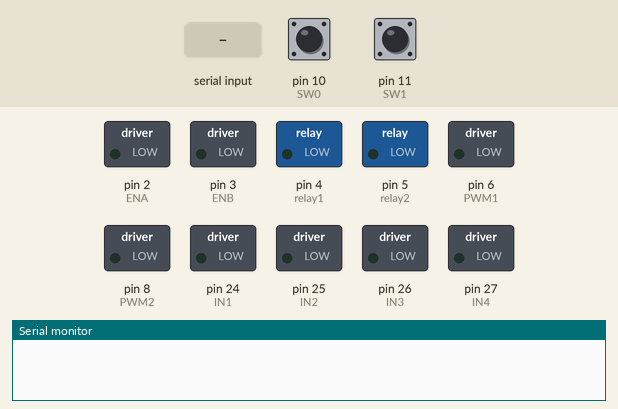
Recording of a sketch running on a simulated Arduino Mega 2560, built with avr-gcc and run on an emulated ATmega2560. On the bench: switched loads named in the sketch (green lamp = pin HIGH), the last lines printed to the serial monitor. The inputs (shaded band) are chosen by the test bench; at power-on: pin 11 (SW1) HIGH, pin 10 (SW0) HIGH.

Above: at 1.2 s.
1.3 s: "Q" received over Serial
At 3.6 s:
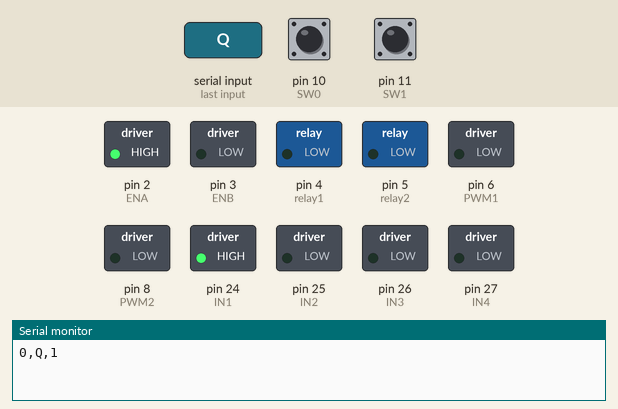
4.3 s: byte 80 ('P') received over Serial
At 5.9 s:
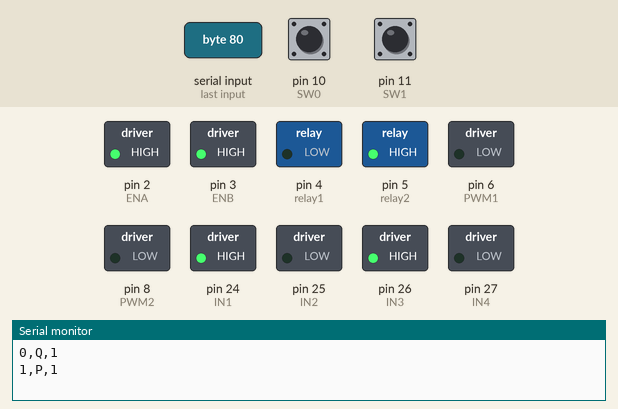
6.8 s: pin 11 (SW1) pulled LOW for 0.15 s
At 9.5 s:
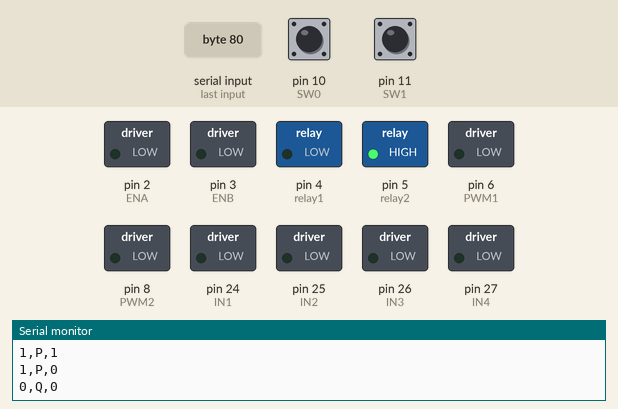
9.9 s: "W" received over Serial
At 11.3 s:
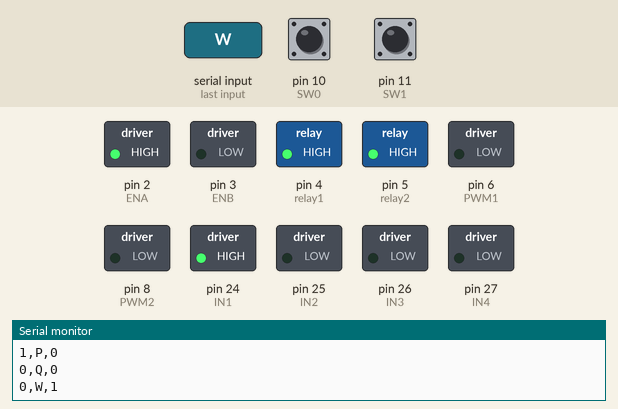
12.9 s: byte 77 ('M') received over Serial
At 15.5 s:
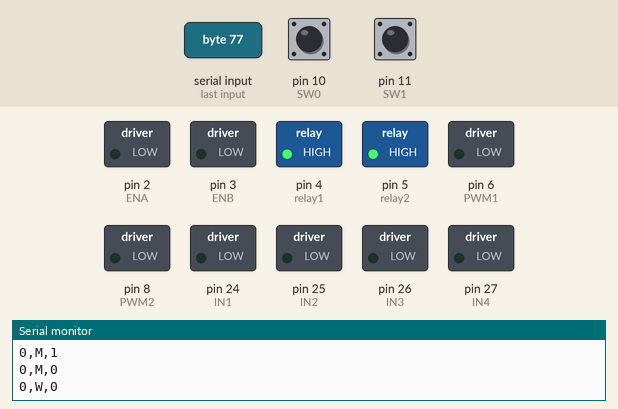
15.9 s: "O" received over Serial
At 18.3 s:
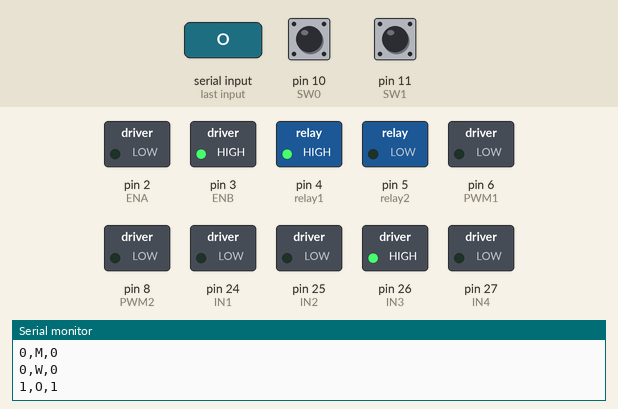
Timing chart, 0 to 21.7 s (numbered marks = the images above; inputs shaded):
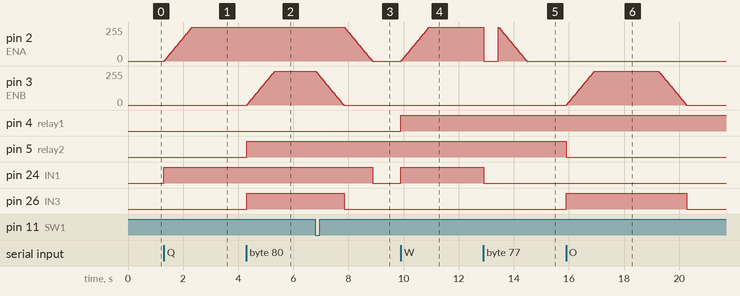

The sketch:

Telescopic_drive.ino
```cpp
/*
 Project Name : Built_In
 Subtitle : Telescopic_drive
 Reporting date : 21.11.30
 Update date : 22.01.11
 written by Smartcube HW Staff 'HEONSEOK HA'

 - Motor Spec -
 1. Refrigerator out door
 MOTOR0 = 5840_3650_40RPM
 2. Refrigerator push bar
 MOTOR1 = JGB37_3525_45RPM
*/

#include <MsTimer2.h>  //실시간으로 스위치 상태 체크하기위한 라이브러리
#include <Wire.h>

#define IN1 24
#define IN2 25
#define IN3 26
#define IN4 27
#define ENA 2
#define ENB 3
#define relay1 4
#define relay2 5

//아래는 보드에 모터, 스위치 PIN 연결
#define PWM1 6
#define FG1 7
#define PWM2 8
#define FG2 9
#define SW0 10
#define SW1 11

//ENA,ENB(0 ~ 255) : 속도 제어
//속도 가장 빠른 값 : 255

int switch0;  //Telescopic_drive_base에 부착되어, 함이 닫혔을 때, 눌린상태(0) 값 유지
int switch1;  //Cooling-cell-push-bar가 원점이면, 눌린상태(0) 값 유지
char msg[6];

int MOTOR0testms = 20;
int MOTOR0testpersist = 2200;
int MOTOR1testms = 20;
int MOTOR1testpersist = 2300;

void setup() {
  pinMode(ENA, OUTPUT);
  pinMode(ENB, OUTPUT);
  pinMode(IN1, OUTPUT);
  pinMode(IN2, OUTPUT);
  pinMode(IN3, OUTPUT);
  pinMode(IN4, OUTPUT);
  pinMode(PWM1, OUTPUT);
  pinMode(PWM2, OUTPUT);
  pinMode(relay1, OUTPUT);
  pinMode(relay2, OUTPUT);
  pinMode(FG1, INPUT);
  pinMode(FG2, INPUT);

  Serial.begin(9600);

  MsTimer2::set(20, switchcheck); //20ms마다 스위치 상태 측정하겠다.
  MsTimer2::start();

  pinMode(SW0, INPUT_PULLUP); //switch0;눌리지 않은 상태(기본 상태)에서 '1', 눌린 상태에서 '0' 출력
  pinMode(SW1, INPUT_PULLUP); //switch1;

  /*
  - TEST -
  Serial.println("type R >>> switchread");
  Serial.println("type Z >>> MOTOR0 CW");
  Serial.println("type X >>> MOTOR0 CCW");
  Serial.println("type C >>> MOTOR0 STOP");
  Serial.println("type A >>> MOTOR1 CW");
  Serial.println("type S >>> MOTOR1 CCW");
  Serial.println("type D >>> MOTOR1 STOP");

  - APPLY -
  Serial.println("type Q >>> MOTOR0OPEN");
  Serial.println("type W >>> MOTOR0CLOSE");
  Serial.println("type O >>> MOTOR1OPEN");
  Serial.println("type P >>> MOTOR1CLOSE");
  Serial.println("type M >>> MOTOR0 suddenSTOP");
  Serial.println("type L >>> MOTOR1 suddenSTOP");
  */
}

void wait(unsigned long duration_ms)
{
  unsigned long time_start = millis();
  unsigned long time_end = time_start;
  bool is_complete = false;
  while (!is_complete)
  {
    // 메시지 처리
    char req = Serial.read();
    brocker(req);

    unsigned long time_current = millis();

    if (time_current - time_start >= duration_ms)
    {
      time_end = millis();
      is_complete = true;
    }
  }
}

void MOTOR0OPEN()
{
  msg[0] = '0';
  msg[1] = ',';
  msg[2] = 'Q';
  msg[3] = ',';
  msg[4] = '1';
  Serial.println(msg);

  MOTOR0CW();
  wait(MOTOR0testpersist);
  MOTOR0STOP();

  msg[0] = '0';
  msg[1] = ',';
  msg[2] = 'Q';
  msg[3] = ',';
  msg[4] = '0';
}

void MOTOR0CLOSE()
{
  msg[0] = '0';
  msg[1] = ',';
  msg[2] = 'W';
  msg[3] = ',';
  msg[4] = '1';
  Serial.println(msg);

  MOTOR0CCW();

  //SW0가 눌리지 않는 현상 발생하여, 임시로 시간으로 동작 제어
  wait(MOTOR0testpersist+300);
  /*
  while (switch0 == 1) {
    char req = Serial.read();
    brocker(req);
  }
  */

  MOTOR0STOP();

  msg[0] = '0';
  msg[1] = ',';
  msg[2] = 'W';
  msg[3] = ',';
  msg[4] = '0';
}

void MOTOR1OPEN()
{
  msg[0] = '1';
  msg[1] = ',';
  msg[2] = 'O';
  msg[3] = ',';
  msg[4] = '1';
  Serial.println(msg);

  MOTOR1CW();
  wait(MOTOR1testpersist);
  MOTOR1STOP();

  msg[0] = '1';
  msg[1] = ',';
  msg[2] = 'O';
  msg[3] = ',';
  msg[4] = '0';
}

void MOTOR1CLOSE()
{
  msg[0] = '1';
  msg[1] = ',';
  msg[2] = 'P';
  msg[3] = ',';
  msg[4] = '1';
  Serial.println(msg);

  MOTOR1CCW();
  while (switch1 == 1) {
    char req = Serial.read();
    brocker(req);
  }
  MOTOR1STOP();

  msg[0] = '1';
  msg[1] = ',';
  msg[2] = 'P';
  msg[3] = ',';
  msg[4] = '0';
}

void MOTOR0suddenSTOP()
{
  msg[0] = '0';
  msg[1] = ',';
  msg[2] = 'M';
  msg[3] = ',';
  msg[4] = '1';
  Serial.println(msg);

  analogWrite(ENA, 0);
  digitalWrite(IN1, LOW);
  digitalWrite(IN2, LOW);

  msg[0] = '0';
  msg[1] = ',';
  msg[2] = 'M';
  msg[3] = ',';
  msg[4] = '0';
}

void MOTOR1suddenSTOP()
{
  msg[0] = '1';
  msg[1] = ',';
  msg[2] = 'L';
  msg[3] = ',';
  msg[4] = '1';
  Serial.println(msg);

  analogWrite(ENB, 0);
  digitalWrite(IN3, LOW);
  digitalWrite(IN4, LOW);

  msg[0] = '1';
  msg[1] = ',';
  msg[2] = 'L';
  msg[3] = ',';
  msg[4] = '0';
}

void switchcheck() {
  switch0 = digitalRead(SW0);
  switch1 = digitalRead(SW1);
}

void switchread() {
  /*
  Serial.print(switch0);
  Serial.print(",");
  Serial.println(switch1);
  */
}

void MOTOR0CW()
{
  digitalWrite(IN1, HIGH);
  digitalWrite(IN2, LOW);
  digitalWrite(relay1, LOW);

  for(int i = 0 ; i <= 255 ; i=i+5){
    analogWrite(ENA, i);
    delay(MOTOR0testms);
  }
}

void MOTOR0CCW()
{
  digitalWrite(IN1, HIGH);
  digitalWrite(IN2, LOW);
  digitalWrite(relay1, HIGH);

  for(int i = 0 ; i <= 255 ; i=i+5){
    analogWrite(ENA, i);
    delay(MOTOR0testms);
  }
}

void MOTOR0STOP()
{
  for(int i = 255 ; i >= 0 ; i=i-5){
    analogWrite(ENA, i);
    delay(MOTOR1testms);
  }

  digitalWrite(IN1, LOW);
  digitalWrite(IN2, LOW);
}

void MOTOR1CW()
{
  digitalWrite(IN3, HIGH);
  digitalWrite(IN4, LOW);
  digitalWrite(relay2, LOW);

  for(int i = 0 ; i <= 255 ; i=i+5){
    analogWrite(ENB, i);
    delay(MOTOR1testms);
  }
}

void MOTOR1CCW()
{
  digitalWrite(IN3, HIGH);
  digitalWrite(IN4, LOW);
  digitalWrite(relay2, HIGH);

  for(int i = 0 ; i <= 255 ; i=i+5){
    analogWrite(ENB, i);
    delay(MOTOR1testms);
  }
}

void MOTOR1STOP()
{
  for(int i = 255 ; i >= 0 ; i=i-5){
    analogWrite(ENB, i);
    delay(MOTOR1testms);
  }
  digitalWrite(IN3, LOW);
  digitalWrite(IN4, LOW);
}

void brocker(char req)
{
  if (req == 'R')
  {
    switchread();
  }
  else if (req == 'Z')
  {
    MOTOR0CW();
  }
  else if (req == 'X')
  {
    MOTOR0CCW();
  }
  else if (req == 'C')
  {
    MOTOR0STOP();
  }
  else if (req == 'A')
  {
    MOTOR1CW();
  }
  else if (req == 'S')
  {
    MOTOR1CCW();
  }
  else if (req == 'D')
  {
    MOTOR1STOP();
  }
  else if (req == 'Q')
  {
    MOTOR0OPEN();
    Serial.println(msg);
  }
  else if (req == 'W')
  {
    MOTOR0CLOSE();
    Serial.println(msg);
  }
  else if (req == 'O')
  {
    MOTOR1OPEN();
    Serial.println(msg);
  }
  else if (req == 'P')
  {
    MOTOR1CLOSE();
    Serial.println(msg);
  }
  else if (req == 'M')
  {
    MOTOR0suddenSTOP();
    Serial.println(msg);
  }
  else if (req == 'L')
  {
    MOTOR1suddenSTOP();
    Serial.println(msg);
  }
}

void loop() {
  char req = Serial.read();
  brocker(req);
}
```

Measured:
- after the input at 1.3 s, pin 2 (ENA): moves from 0/255 to 255/255 over 1.0 s, starting at once; pin 24 (IN1): LOW → HIGH at once
- after the input at 4.3 s, pin 2 (ENA): stays 255/255 (without the input it goes to 250/255 after 0.26 s); pin 3 (ENB): moves from 0/255 to 255/255 over 1.0 s, starting at once; pin 5 (relay2), pin 26 (IN3): LOW → HIGH at once; pin 24 (IN1): stays HIGH (without the input it goes to LOW after 1.3 s)
- after the input at 6.8 s, pin 2 (ENA): moves from 255/255 to 0/255 over 1.0 s, starting after 1.1 s; pin 3 (ENB): moves from 255/255 to 0/255 over 1.0 s, starting at once; pin 24 (IN1): HIGH → LOW after 2.1 s; pin 26 (IN3): HIGH → LOW after 1.0 s
- after the input at 9.9 s, pin 2 (ENA): moves from 0/255 to 255/255 over 1.0 s, starting at once; pin 4 (relay1), pin 24 (IN1): LOW → HIGH at once
- after the input at 12.9 s, pin 24 (IN1): HIGH → LOW after 0.00 s instead of 1.6 s
- after the input at 15.9 s, pin 3 (ENB): rises from 0/255 to 255/255 in 1.0 s, then falls to 0/255 in 3.3 s; pin 5 (relay2): HIGH → LOW at once; pin 26 (IN3): LOW → HIGH at once, → LOW 4.4 s later
